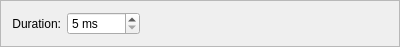
<?xml version="1.0" encoding="UTF-8"?>
<ui version="4.0">
 <class>GenericAnimationConfigBox</class>
 <widget class="QFrame" name="GenericAnimationConfigBox">
  <property name="geometry">
   <rect>
    <x>0</x>
    <y>0</y>
    <width>400</width>
    <height>38</height>
   </rect>
  </property>
  <property name="sizePolicy">
   <sizepolicy hsizetype="Preferred" vsizetype="Preferred">
    <horstretch>0</horstretch>
    <verstretch>0</verstretch>
   </sizepolicy>
  </property>
  <property name="windowTitle">
   <string>Frame</string>
  </property>
  <property name="frameShape">
   <enum>QFrame::StyledPanel</enum>
  </property>
  <property name="frameShadow">
   <enum>QFrame::Sunken</enum>
  </property>
  <layout class="QGridLayout" name="gridLayout">
   <item row="0" column="0">
    <widget class="QLabel" name="label">
     <property name="sizePolicy">
      <sizepolicy hsizetype="Preferred" vsizetype="Preferred">
       <horstretch>0</horstretch>
       <verstretch>0</verstretch>
      </sizepolicy>
     </property>
     <property name="text">
      <string>Duration:</string>
     </property>
     <property name="alignment">
      <set>Qt::AlignRight|Qt::AlignTrailing|Qt::AlignVCenter</set>
     </property>
     <property name="buddy">
      <cstring>durationSpinBox</cstring>
     </property>
    </widget>
   </item>
   <item row="0" column="2">
    <spacer name="horizontalSpacer">
     <property name="orientation">
      <enum>Qt::Horizontal</enum>
     </property>
     <property name="sizeHint" stdset="0">
      <size>
       <width>40</width>
       <height>20</height>
      </size>
     </property>
    </spacer>
   </item>
   <item row="0" column="1">
    <widget class="QSpinBox" name="durationSpinBox">
     <property name="suffix">
      <string> ms</string>
     </property>
     <property name="minimum">
      <number>5</number>
     </property>
     <property name="maximum">
      <number>2000</number>
     </property>
     <property name="singleStep">
      <number>5</number>
     </property>
    </widget>
   </item>
  </layout>
 </widget>
 <resources/>
 <connections/>
</ui>
